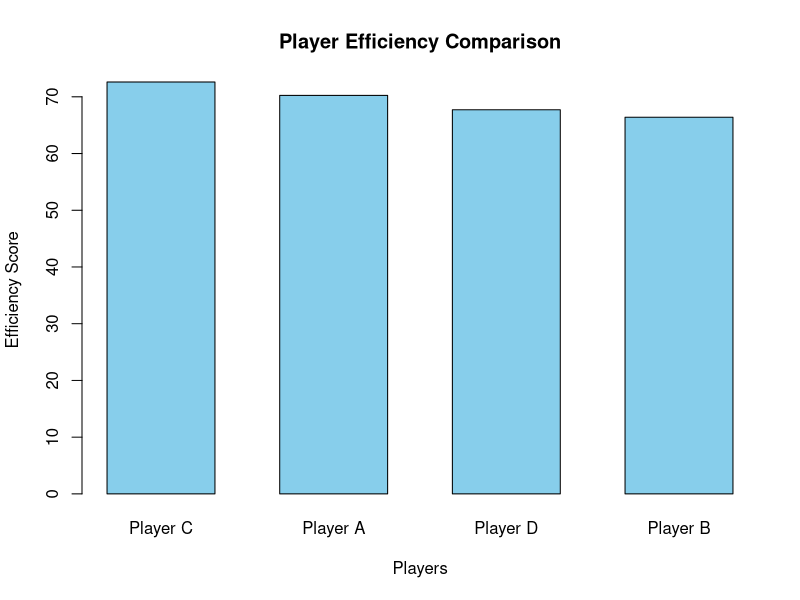

Source code (R):
# -------------------------------
# Player Efficiency Analysis
# -------------------------------

# 1. Create vectors for player data
player <- c("Player A", "Player B", "Player C", "Player D")

matches <- c(20, 18, 22, 19)

runs <- c(850, 720, 910, 780)

average <- c(42.5, 40.0, 45.5, 41.0)

strike_rate <- c(135, 128, 140, 130)


# 2. Combine all vectors into a data frame
data <- data.frame(player, matches, runs, average, strike_rate)

# Display the dataset
print("Original Player Data:")
print(data)


# 3. Calculate Runs per Match
data$runs_per_match <- data$runs / data$matches


# 4. Calculate Player Efficiency using weighted method
# Efficiency = 40% Batting Average + 30% Strike Rate + 30% Runs per Match
data$efficiency <- (data$average * 0.4) +
  (data$strike_rate * 0.3) +
  (data$runs_per_match * 0.3)


# Display updated data with efficiency
print("Player Data with Efficiency Score:")
print(data)


# 5. Sort players based on efficiency (highest first)
data_sorted <- data[order(-data$efficiency), ]

print("Players Ranked by Efficiency:")
print(data_sorted)


# 6. Create a bar plot to compare player efficiency
barplot(data_sorted$efficiency,
        names.arg = data_sorted$player,
        main = "Player Efficiency Comparison",
        xlab = "Players",
        ylab = "Efficiency Score",
        col = "skyblue",
        space = 0.6)
